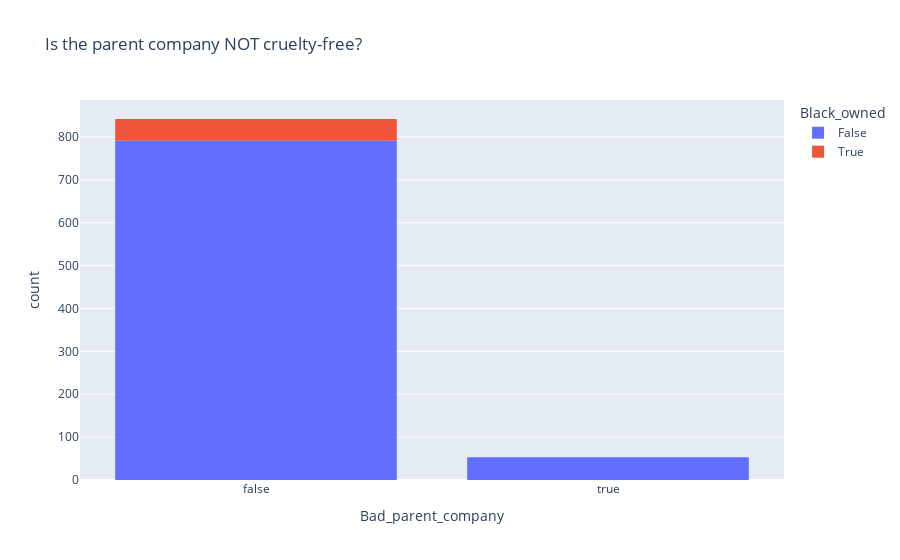

Notebook source saved alongside this figure:
### Code cell
# now try with plotly
import plotly.express as px

fig = px.histogram(brand_df, x='Bad_parent_company', color="Black_owned", title='Is the parent company NOT cruelty-free?')
fig.show();

### Figure 1 — Plotly figure (JSON) as saved in the notebook; plotly's stock layout.template omitted (floating-point values rounded to 4 significant figures; data arrays with more than 128 entries replaced by an {"elided": "..."} marker saying what was removed)
{"data": [{"alignmentgroup": "True", "bingroup": "x", "hovertemplate": "Black_owned=False<br>Bad_parent_company=%{x}<br>count=%{y}<extra></extra>", "legendgroup": "False", "marker": {"color": "#636efa", "pattern": {"shape": ""}}, "name": "False", "offsetgroup": "False", "orientation": "v", "showlegend": true, "type": "histogram", "x": {"elided": "844 bool values"}, "xaxis": "x", "yaxis": "y"}, {"alignmentgroup": "True", "bingroup": "x", "hovertemplate": "Black_owned=True<br>Bad_parent_company=%{x}<br>count=%{y}<extra></extra>", "legendgroup": "True", "marker": {"color": "#EF553B", "pattern": {"shape": ""}}, "name": "True", "offsetgroup": "True", "orientation": "v", "showlegend": true, "type": "histogram", "x": [false, false, false, false, false, false, false, false, false, false, false, false, false, false, false, false, false, false, false, false, false, false, false, false, false, false, false, false, false, false, false, false, false, false, false, false, false, false, false, false, false, false, false, false, false, false, false, false, false, false, false], "xaxis": "x", "yaxis": "y"}], "layout": {"barmode": "relative", "legend": {"title": {"text": "Black_owned"}, "tracegroupgap": 0}, "title": {"text": "Is the parent company NOT cruelty-free?"}, "xaxis": {"anchor": "y", "domain": [0, 1], "title": {"text": "Bad_parent_company"}}, "yaxis": {"anchor": "x", "domain": [0, 1], "title": {"text": "count"}}}}
